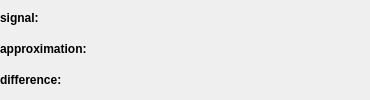
          <widget class="QWidget" name="tw_decomposition">
           <attribute name="title">
            <string>Decomposition</string>
           </attribute>
           <layout class="QGridLayout" name="gridLayout">
            <property name="leftMargin">
             <number>0</number>
            </property>
            <property name="topMargin">
             <number>0</number>
            </property>
            <property name="rightMargin">
             <number>0</number>
            </property>
            <property name="bottomMargin">
             <number>0</number>
            </property>
            <property name="spacing">
             <number>4</number>
            </property>
            <item row="1" column="0" colspan="3">
             <layout class="QVBoxLayout" name="l_Graph"/>
            </item>
            <item row="2" column="0">
             <widget class="QLabel" name="lb_AtomsSum">
              <property name="sizePolicy">
               <sizepolicy hsizetype="Preferred" vsizetype="Fixed">
                <horstretch>0</horstretch>
                <verstretch>0</verstretch>
               </sizepolicy>
              </property>
              <property name="minimumSize">
               <size>
                <width>0</width>
                <height>18</height>
               </size>
              </property>
              <property name="font">
               <font>
                <weight>75</weight>
                <bold>true</bold>
               </font>
              </property>
              <property name="toolTip">
               <string>&lt;html&gt;&lt;head/&gt;&lt;body&gt;&lt;p&gt;&lt;span style=&quot; font-weight:600;&quot;&gt;approximation&lt;/span&gt;&lt;/p&gt;&lt;p&gt;composition of all selected atoms &lt;/p&gt;&lt;/body&gt;&lt;/html&gt;</string>
              </property>
              <property name="text">
               <string>approximation:</string>
              </property>
             </widget>
            </item>
            <item row="5" column="0" colspan="3">
             <layout class="QVBoxLayout" name="l_res"/>
            </item>
            <item row="0" column="1">
             <widget class="QLabel" name="lb_signal_energy_text">
              <property name="minimumSize">
               <size>
                <width>230</width>
                <height>0</height>
               </size>
              </property>
              <property name="maximumSize">
               <size>
                <width>230</width>
                <height>16777215</height>
               </size>
              </property>
              <property name="text">
               <string/>
              </property>
              <property name="alignment">
               <set>Qt::AlignRight|Qt::AlignTrailing|Qt::AlignVCenter</set>
              </property>
             </widget>
            </item>
            <item row="2" column="1">
             <widget class="QLabel" name="lb_approx_energy_text">
              <property name="minimumSize">
               <size>
                <width>230</width>
                <height>0</height>
               </size>
              </property>
              <property name="maximumSize">
               <size>
                <width>230</width>
                <height>16777215</height>
               </size>
              </property>
              <property name="text">
               <string/>
              </property>
              <property name="alignment">
               <set>Qt::AlignRight|Qt::AlignTrailing|Qt::AlignVCenter</set>
              </property>
             </widget>
            </item>
            <item row="2" column="2">
             <widget class="QLabel" name="lb_approx_energy">
              <property name="sizePolicy">
               <sizepolicy hsizetype="Preferred" vsizetype="Preferred">
                <horstretch>0</horstretch>
                <verstretch>0</verstretch>
               </sizepolicy>
              </property>
              <property name="minimumSize">
               <size>
                <width>45</width>
                <height>0</height>
               </size>
              </property>
              <property name="maximumSize">
               <size>
                <width>45</width>
                <height>16777215</height>
               </size>
              </property>
              <property name="text">
               <string/>
              </property>
              <property name="alignment">
               <set>Qt::AlignRight|Qt::AlignTrailing|Qt::AlignVCenter</set>
              </property>
             </widget>
            </item>
            <item row="0" column="0">
             <widget class="QLabel" name="lb_InputSignal">
              <property name="sizePolicy">
               <sizepolicy hsizetype="Expanding" vsizetype="Fixed">
                <horstretch>0</horstretch>
                <verstretch>0</verstretch>
               </sizepolicy>
              </property>
              <property name="minimumSize">
               <size>
                <width>0</width>
                <height>18</height>
               </size>
              </property>
              <property name="font">
               <font>
                <weight>75</weight>
                <bold>true</bold>
               </font>
              </property>
              <property name="toolTip">
               <string>&lt;html&gt;&lt;head/&gt;&lt;body&gt;&lt;p&gt;&lt;span style=&quot; font-weight:600;&quot;&gt;signal&lt;/span&gt;&lt;/p&gt;&lt;p&gt;chosen input signal only the displayed epoch and channels will be decomposed&lt;/p&gt;&lt;/body&gt;&lt;/html&gt;</string>
              </property>
              <property name="text">
               <string>signal:</string>
              </property>
             </widget>
            </item>
            <item row="0" column="2">
             <widget class="QLabel" name="lb_signal_energy">
              <property name="sizePolicy">
               <sizepolicy hsizetype="Preferred" vsizetype="Preferred">
                <horstretch>0</horstretch>
                <verstretch>0</verstretch>
               </sizepolicy>
              </property>
              <property name="minimumSize">
               <size>
                <width>45</width>
                <height>0</height>
               </size>
              </property>
              <property name="maximumSize">
               <size>
                <width>45</width>
                <height>16777215</height>
               </size>
              </property>
              <property name="text">
               <string/>
              </property>
              <property name="alignment">
               <set>Qt::AlignRight|Qt::AlignTrailing|Qt::AlignVCenter</set>
              </property>
             </widget>
            </item>
            <item row="3" column="0" colspan="3">
             <layout class="QVBoxLayout" name="l_atoms"/>
            </item>
            <item row="4" column="0">
             <widget class="QLabel" name="lb_Res">
              <property name="sizePolicy">
               <sizepolicy hsizetype="Preferred" vsizetype="Fixed">
                <horstretch>0</horstretch>
                <verstretch>0</verstretch>
               </sizepolicy>
              </property>
              <property name="minimumSize">
               <size>
                <width>0</width>
                <height>18</height>
               </size>
              </property>
              <property name="font">
               <font>
                <weight>75</weight>
                <bold>true</bold>
               </font>
              </property>
              <property name="toolTip">
               <string>&lt;html&gt;&lt;head/&gt;&lt;body&gt;&lt;p&gt;&lt;span style=&quot; font-weight:600;&quot;&gt;difference&lt;/span&gt;&lt;/p&gt;&lt;p&gt;difference between input signal and all selected atoms&lt;/p&gt;&lt;/body&gt;&lt;/html&gt;</string>
              </property>
              <property name="text">
               <string>difference:</string>
              </property>
             </widget>
            </item>
            <item row="4" column="1">
             <widget class="QLabel" name="lb_residual_energy_text">
              <property name="minimumSize">
               <size>
                <width>230</width>
                <height>0</height>
               </size>
              </property>
              <property name="maximumSize">
               <size>
                <width>230</width>
                <height>16777215</height>
               </size>
              </property>
              <property name="text">
               <string/>
              </property>
              <property name="alignment">
               <set>Qt::AlignRight|Qt::AlignTrailing|Qt::AlignVCenter</set>
              </property>
             </widget>
            </item>
            <item row="4" column="2">
             <widget class="QLabel" name="lb_residual_energy">
              <property name="sizePolicy">
               <sizepolicy hsizetype="Preferred" vsizetype="Preferred">
                <horstretch>0</horstretch>
                <verstretch>0</verstretch>
               </sizepolicy>
              </property>
              <property name="minimumSize">
               <size>
                <width>45</width>
                <height>0</height>
               </size>
              </property>
              <property name="maximumSize">
               <size>
                <width>45</width>
                <height>16777215</height>
               </size>
              </property>
              <property name="text">
               <string/>
              </property>
              <property name="alignment">
               <set>Qt::AlignRight|Qt::AlignTrailing|Qt::AlignVCenter</set>
              </property>
             </widget>
            </item>
            <item row="6" column="0" colspan="3">
             <layout class="QVBoxLayout" name="l_XAxis">
              <property name="bottomMargin">
               <number>0</number>
              </property>
             </layout>
            </item>
           </layout>
          </widget>
